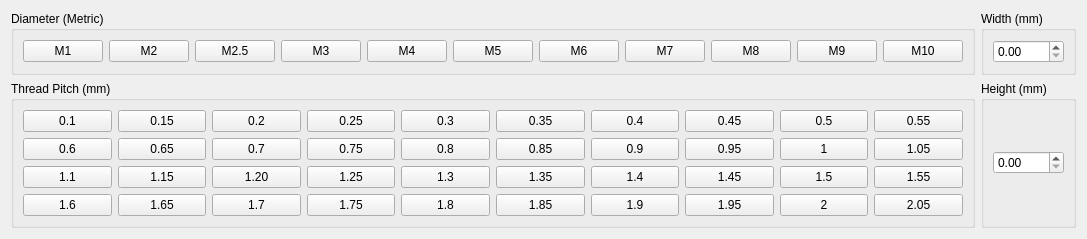
              <widget class="QWidget" name="nut_metric">
               <layout class="QGridLayout" name="gridLayout_23">
                <item row="1" column="2">
                 <widget class="QGroupBox" name="nut_pitch_metric">
                  <property name="title">
                   <string>Thread Pitch (mm)</string>
                  </property>
                  <layout class="QGridLayout" name="gridLayout_24">
                   <item row="0" column="7">
                    <widget class="QPushButton" name="pushButton_170">
                     <property name="text">
                      <string>0.45</string>
                     </property>
                     <attribute name="buttonGroup">
                      <string notr="true">NutPitchMetricGroup</string>
                     </attribute>
                    </widget>
                   </item>
                   <item row="3" column="9">
                    <widget class="QPushButton" name="pushButton_329">
                     <property name="text">
                      <string>2.05</string>
                     </property>
                     <attribute name="buttonGroup">
                      <string notr="true">NutPitchMetricGroup</string>
                     </attribute>
                    </widget>
                   </item>
                   <item row="3" column="6">
                    <widget class="QPushButton" name="pushButton_330">
                     <property name="text">
                      <string>1.9</string>
                     </property>
                     <property name="checkable">
                      <bool>true</bool>
                     </property>
                     <attribute name="buttonGroup">
                      <string notr="true">NutPitchMetricGroup</string>
                     </attribute>
                    </widget>
                   </item>
                   <item row="2" column="3">
                    <widget class="QPushButton" name="pushButton_331">
                     <property name="text">
                      <string>1.25</string>
                     </property>
                     <attribute name="buttonGroup">
                      <string notr="true">NutPitchMetricGroup</string>
                     </attribute>
                    </widget>
                   </item>
                   <item row="1" column="2">
                    <widget class="QPushButton" name="pushButton_332">
                     <property name="text">
                      <string>0.7</string>
                     </property>
                     <attribute name="buttonGroup">
                      <string notr="true">NutPitchMetricGroup</string>
                     </attribute>
                    </widget>
                   </item>
                   <item row="0" column="6">
                    <widget class="QPushButton" name="pushButton_333">
                     <property name="text">
                      <string>0.4</string>
                     </property>
                     <property name="checkable">
                      <bool>true</bool>
                     </property>
                     <attribute name="buttonGroup">
                      <string notr="true">NutPitchMetricGroup</string>
                     </attribute>
                    </widget>
                   </item>
                   <item row="3" column="2">
                    <widget class="QPushButton" name="pushButton_334">
                     <property name="text">
                      <string>1.7</string>
                     </property>
                     <attribute name="buttonGroup">
                      <string notr="true">NutPitchMetricGroup</string>
                     </attribute>
                    </widget>
                   </item>
                   <item row="2" column="1">
                    <widget class="QPushButton" name="pushButton_335">
                     <property name="text">
                      <string>1.15</string>
                     </property>
                     <property name="checkable">
                      <bool>true</bool>
                     </property>
                     <attribute name="buttonGroup">
                      <string notr="true">NutPitchMetricGroup</string>
                     </attribute>
                    </widget>
                   </item>
                   <item row="0" column="8">
                    <widget class="QPushButton" name="pushButton_336">
                     <property name="text">
                      <string>0.5</string>
                     </property>
                     <attribute name="buttonGroup">
                      <string notr="true">NutPitchMetricGroup</string>
                     </attribute>
                    </widget>
                   </item>
                   <item row="0" column="4">
                    <widget class="QPushButton" name="pushButton_337">
                     <property name="text">
                      <string>0.3</string>
                     </property>
                     <attribute name="buttonGroup">
                      <string notr="true">NutPitchMetricGroup</string>
                     </attribute>
                    </widget>
                   </item>
                   <item row="1" column="0">
                    <widget class="QPushButton" name="pushButton_338">
                     <property name="text">
                      <string>0.6</string>
                     </property>
                     <attribute name="buttonGroup">
                      <string notr="true">NutPitchMetricGroup</string>
                     </attribute>
                    </widget>
                   </item>
                   <item row="3" column="1">
                    <widget class="QPushButton" name="pushButton_339">
                     <property name="text">
                      <string>1.65</string>
                     </property>
                     <property name="checkable">
                      <bool>true</bool>
                     </property>
                     <attribute name="buttonGroup">
                      <string notr="true">NutPitchMetricGroup</string>
                     </attribute>
                    </widget>
                   </item>
                   <item row="2" column="9">
                    <widget class="QPushButton" name="pushButton_340">
                     <property name="text">
                      <string>1.55</string>
                     </property>
                     <attribute name="buttonGroup">
                      <string notr="true">NutPitchMetricGroup</string>
                     </attribute>
                    </widget>
                   </item>
                   <item row="0" column="0">
                    <widget class="QPushButton" name="pushButton_341">
                     <property name="text">
                      <string>0.1</string>
                     </property>
                     <attribute name="buttonGroup">
                      <string notr="true">NutPitchMetricGroup</string>
                     </attribute>
                    </widget>
                   </item>
                   <item row="3" column="4">
                    <widget class="QPushButton" name="pushButton_342">
                     <property name="text">
                      <string>1.8</string>
                     </property>
                     <attribute name="buttonGroup">
                      <string notr="true">NutPitchMetricGroup</string>
                     </attribute>
                    </widget>
                   </item>
                   <item row="2" column="8">
                    <widget class="QPushButton" name="pushButton_343">
                     <property name="text">
                      <string>1.5</string>
                     </property>
                     <attribute name="buttonGroup">
                      <string notr="true">NutPitchMetricGroup</string>
                     </attribute>
                    </widget>
                   </item>
                   <item row="0" column="1">
                    <widget class="QPushButton" name="pushButton_344">
                     <property name="text">
                      <string>0.15</string>
                     </property>
                     <property name="checkable">
                      <bool>true</bool>
                     </property>
                     <attribute name="buttonGroup">
                      <string notr="true">NutPitchMetricGroup</string>
                     </attribute>
                    </widget>
                   </item>
                   <item row="0" column="2">
                    <widget class="QPushButton" name="pushButton_345">
                     <property name="text">
                      <string>0.2</string>
                     </property>
                     <attribute name="buttonGroup">
                      <string notr="true">NutPitchMetricGroup</string>
                     </attribute>
                    </widget>
                   </item>
                   <item row="1" column="8">
                    <widget class="QPushButton" name="pushButton_346">
                     <property name="text">
                      <string>1</string>
                     </property>
                     <attribute name="buttonGroup">
                      <string notr="true">NutPitchMetricGroup</string>
                     </attribute>
                    </widget>
                   </item>
                   <item row="1" column="4">
                    <widget class="QPushButton" name="pushButton_347">
                     <property name="text">
                      <string>0.8</string>
                     </property>
                     <attribute name="buttonGroup">
                      <string notr="true">NutPitchMetricGroup</string>
                     </attribute>
                    </widget>
                   </item>
                   <item row="3" column="5">
                    <widget class="QPushButton" name="pushButton_348">
                     <property name="text">
                      <string>1.85</string>
                     </property>
                     <attribute name="buttonGroup">
                      <string notr="true">NutPitchMetricGroup</string>
                     </attribute>
                    </widget>
                   </item>
                   <item row="3" column="0">
                    <widget class="QPushButton" name="pushButton_349">
                     <property name="text">
                      <string>1.6</string>
                     </property>
                     <attribute name="buttonGroup">
                      <string notr="true">NutPitchMetricGroup</string>
                     </attribute>
                    </widget>
                   </item>
                   <item row="2" column="6">
                    <widget class="QPushButton" name="pushButton_350">
                     <property name="text">
                      <string>1.4</string>
                     </property>
                     <property name="checkable">
                      <bool>true</bool>
                     </property>
                     <attribute name="buttonGroup">
                      <string notr="true">NutPitchMetricGroup</string>
                     </attribute>
                    </widget>
                   </item>
                   <item row="3" column="3">
                    <widget class="QPushButton" name="pushButton_351">
                     <property name="text">
                      <string>1.75</string>
                     </property>
                     <attribute name="buttonGroup">
                      <string notr="true">NutPitchMetricGroup</string>
                     </attribute>
                    </widget>
                   </item>
                   <item row="0" column="3">
                    <widget class="QPushButton" name="pushButton_352">
                     <property name="text">
                      <string>0.25</string>
                     </property>
                     <attribute name="buttonGroup">
                      <string notr="true">NutPitchMetricGroup</string>
                     </attribute>
                    </widget>
                   </item>
                   <item row="2" column="2">
                    <widget class="QPushButton" name="pushButton_353">
                     <property name="text">
                      <string>1.20</string>
                     </property>
                     <attribute name="buttonGroup">
                      <string notr="true">NutPitchMetricGroup</string>
                     </attribute>
                    </widget>
                   </item>
                   <item row="1" column="3">
                    <widget class="QPushButton" name="pushButton_354">
                     <property name="text">
                      <string>0.75</string>
                     </property>
                     <attribute name="buttonGroup">
                      <string notr="true">NutPitchMetricGroup</string>
                     </attribute>
                    </widget>
                   </item>
                   <item row="1" column="7">
                    <widget class="QPushButton" name="pushButton_355">
                     <property name="text">
                      <string>0.95</string>
                     </property>
                     <attribute name="buttonGroup">
                      <string notr="true">NutPitchMetricGroup</string>
                     </attribute>
                    </widget>
                   </item>
                   <item row="3" column="8">
                    <widget class="QPushButton" name="pushButton_356">
                     <property name="text">
                      <string>2</string>
                     </property>
                     <attribute name="buttonGroup">
                      <string notr="true">NutPitchMetricGroup</string>
                     </attribute>
                    </widget>
                   </item>
                   <item row="2" column="5">
                    <widget class="QPushButton" name="pushButton_357">
                     <property name="text">
                      <string>1.35</string>
                     </property>
                     <attribute name="buttonGroup">
                      <string notr="true">NutPitchMetricGroup</string>
                     </attribute>
                    </widget>
                   </item>
                   <item row="2" column="4">
                    <widget class="QPushButton" name="pushButton_358">
                     <property name="text">
                      <string>1.3</string>
                     </property>
                     <attribute name="buttonGroup">
                      <string notr="true">NutPitchMetricGroup</string>
                     </attribute>
                    </widget>
                   </item>
                   <item row="2" column="7">
                    <widget class="QPushButton" name="pushButton_359">
                     <property name="text">
                      <string>1.45</string>
                     </property>
                     <attribute name="buttonGroup">
                      <string notr="true">NutPitchMetricGroup</string>
                     </attribute>
                    </widget>
                   </item>
                   <item row="1" column="5">
                    <widget class="QPushButton" name="pushButton_360">
                     <property name="text">
                      <string>0.85</string>
                     </property>
                     <attribute name="buttonGroup">
                      <string notr="true">NutPitchMetricGroup</string>
                     </attribute>
                    </widget>
                   </item>
                   <item row="1" column="9">
                    <widget class="QPushButton" name="pushButton_361">
                     <property name="text">
                      <string>1.05</string>
                     </property>
                     <attribute name="buttonGroup">
                      <string notr="true">NutPitchMetricGroup</string>
                     </attribute>
                    </widget>
                   </item>
                   <item row="0" column="9">
                    <widget class="QPushButton" name="pushButton_362">
                     <property name="text">
                      <string>0.55</string>
                     </property>
                     <attribute name="buttonGroup">
                      <string notr="true">NutPitchMetricGroup</string>
                     </attribute>
                    </widget>
                   </item>
                   <item row="1" column="1">
                    <widget class="QPushButton" name="pushButton_363">
                     <property name="text">
                      <string>0.65</string>
                     </property>
                     <property name="checkable">
                      <bool>true</bool>
                     </property>
                     <attribute name="buttonGroup">
                      <string notr="true">NutPitchMetricGroup</string>
                     </attribute>
                    </widget>
                   </item>
                   <item row="1" column="6">
                    <widget class="QPushButton" name="pushButton_364">
                     <property name="text">
                      <string>0.9</string>
                     </property>
                     <property name="checkable">
                      <bool>true</bool>
                     </property>
                     <attribute name="buttonGroup">
                      <string notr="true">NutPitchMetricGroup</string>
                     </attribute>
                    </widget>
                   </item>
                   <item row="0" column="5">
                    <widget class="QPushButton" name="pushButton_365">
                     <property name="text">
                      <string>0.35</string>
                     </property>
                     <attribute name="buttonGroup">
                      <string notr="true">NutPitchMetricGroup</string>
                     </attribute>
                    </widget>
                   </item>
                   <item row="2" column="0">
                    <widget class="QPushButton" name="pushButton_366">
                     <property name="text">
                      <string>1.1</string>
                     </property>
                     <attribute name="buttonGroup">
                      <string notr="true">NutPitchMetricGroup</string>
                     </attribute>
                    </widget>
                   </item>
                   <item row="3" column="7">
                    <widget class="QPushButton" name="pushButton_367">
                     <property name="text">
                      <string>1.95</string>
                     </property>
                     <attribute name="buttonGroup">
                      <string notr="true">NutPitchMetricGroup</string>
                     </attribute>
                    </widget>
                   </item>
                  </layout>
                 </widget>
                </item>
                <item row="0" column="2">
                 <widget class="QGroupBox" name="nut_diameter_metric">
                  <property name="title">
                   <string>Diameter (Metric)</string>
                  </property>
                  <layout class="QGridLayout" name="gridLayout_26">
                   <item row="0" column="4">
                    <widget class="QPushButton" name="pushButton_380">
                     <property name="text">
                      <string>M4</string>
                     </property>
                     <attribute name="buttonGroup">
                      <string notr="true">NutDiameterMetricGroup</string>
                     </attribute>
                    </widget>
                   </item>
                   <item row="0" column="5">
                    <widget class="QPushButton" name="pushButton_381">
                     <property name="text">
                      <string>M5</string>
                     </property>
                     <attribute name="buttonGroup">
                      <string notr="true">NutDiameterMetricGroup</string>
                     </attribute>
                    </widget>
                   </item>
                   <item row="0" column="8">
                    <widget class="QPushButton" name="pushButton_384">
                     <property name="text">
                      <string>M8</string>
                     </property>
                     <attribute name="buttonGroup">
                      <string notr="true">NutDiameterMetricGroup</string>
                     </attribute>
                    </widget>
                   </item>
                   <item row="0" column="3">
                    <widget class="QPushButton" name="pushButton_379">
                     <property name="text">
                      <string>M3</string>
                     </property>
                     <attribute name="buttonGroup">
                      <string notr="true">NutDiameterMetricGroup</string>
                     </attribute>
                    </widget>
                   </item>
                   <item row="0" column="9">
                    <widget class="QPushButton" name="pushButton_385">
                     <property name="text">
                      <string>M9</string>
                     </property>
                     <attribute name="buttonGroup">
                      <string notr="true">NutDiameterMetricGroup</string>
                     </attribute>
                    </widget>
                   </item>
                   <item row="0" column="7">
                    <widget class="QPushButton" name="pushButton_383">
                     <property name="text">
                      <string>M7</string>
                     </property>
                     <property name="checkable">
                      <bool>true</bool>
                     </property>
                     <attribute name="buttonGroup">
                      <string notr="true">NutDiameterMetricGroup</string>
                     </attribute>
                    </widget>
                   </item>
                   <item row="0" column="10">
                    <widget class="QPushButton" name="pushButton_386">
                     <property name="text">
                      <string>M10</string>
                     </property>
                     <attribute name="buttonGroup">
                      <string notr="true">NutDiameterMetricGroup</string>
                     </attribute>
                    </widget>
                   </item>
                   <item row="0" column="0">
                    <widget class="QPushButton" name="pushButton_377">
                     <property name="text">
                      <string>M1</string>
                     </property>
                     <attribute name="buttonGroup">
                      <string notr="true">NutDiameterMetricGroup</string>
                     </attribute>
                    </widget>
                   </item>
                   <item row="0" column="1">
                    <widget class="QPushButton" name="pushButton_378">
                     <property name="text">
                      <string>M2</string>
                     </property>
                     <property name="checkable">
                      <bool>true</bool>
                     </property>
                     <attribute name="buttonGroup">
                      <string notr="true">NutDiameterMetricGroup</string>
                     </attribute>
                    </widget>
                   </item>
                   <item row="0" column="6">
                    <widget class="QPushButton" name="pushButton_382">
                     <property name="text">
                      <string>M6</string>
                     </property>
                     <attribute name="buttonGroup">
                      <string notr="true">NutDiameterMetricGroup</string>
                     </attribute>
                    </widget>
                   </item>
                   <item row="0" column="2">
                    <widget class="QPushButton" name="pushButton_20">
                     <property name="text">
                      <string>M2.5</string>
                     </property>
                     <attribute name="buttonGroup">
                      <string notr="true">NutDiameterMetricGroup</string>
                     </attribute>
                    </widget>
                   </item>
                  </layout>
                 </widget>
                </item>
                <item row="0" column="3">
                 <widget class="QGroupBox" name="nut_width_metric">
                  <property name="title">
                   <string>Width (mm)</string>
                  </property>
                  <layout class="QHBoxLayout" name="horizontalLayout_18">
                   <item>
                    <widget class="QDoubleSpinBox" name="nut_width_metric_double">
                     <property name="decimals">
                      <number>2</number>
                     </property>
                     <property name="maximum">
                      <double>30.000000000000000</double>
                     </property>
                     <property name="singleStep">
                      <double>0.050000000000000</double>
                     </property>
                    </widget>
                   </item>
                  </layout>
                 </widget>
                </item>
                <item row="1" column="3">
                 <widget class="QGroupBox" name="nut_height_metric">
                  <property name="title">
                   <string>Height (mm)</string>
                  </property>
                  <layout class="QHBoxLayout" name="horizontalLayout_19">
                   <item>
                    <widget class="QDoubleSpinBox" name="nut_height_metric_double">
                     <property name="decimals">
                      <number>2</number>
                     </property>
                     <property name="maximum">
                      <double>30.000000000000000</double>
                     </property>
                     <property name="singleStep">
                      <double>0.050000000000000</double>
                     </property>
                    </widget>
                   </item>
                  </layout>
                 </widget>
                </item>
               </layout>
              </widget>
